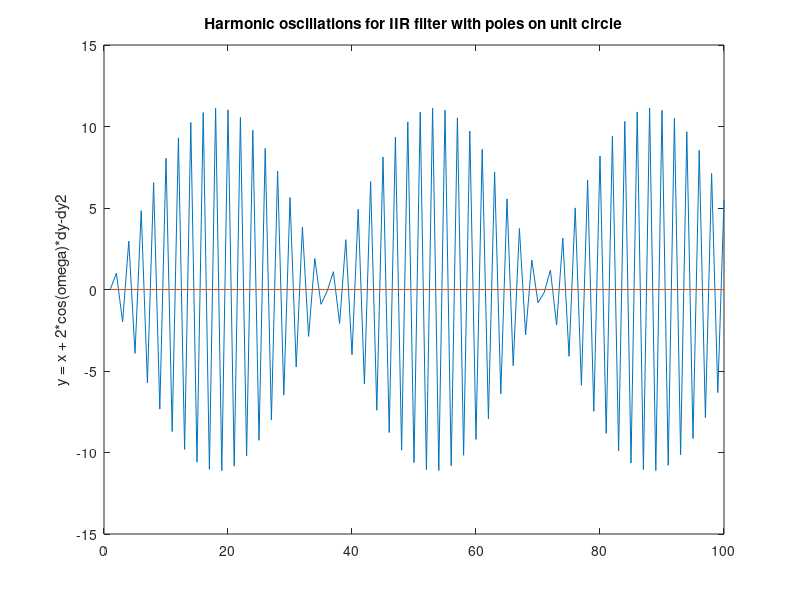

MATLAB code for this plot:
omega_zero = 3.051592653;%cum s-a ajuns la valoarea asta
y = zeros(100,'double');
y(2) = 1;
y(1) = 0;

for n = 3 : 1 : 100
    y(n) = 2*cos(omega_zero)*y(n-1) - y(n-2);
end
plot(y);
title('Harmonic oscillations for IIR filter with poles on unit circle')
ylabel('y = x + 2*cos(omega)*dy-dy2')